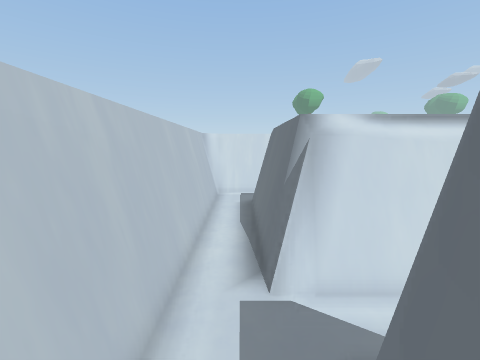
View 1 (above)

15 first-person views from a walk through a 3-D level made in the Unity game engine. The camera is 1.4 m above the floor, tilts 8° down and sees 90° across. The floor is counted in squares, 0.5 m on a side. Each view is taken from the middle of a square. On the plan, view 1 faces up. The plan holds only what a view shows up to about 18 squares ahead; the rest is blank. The place goes on beyond the plan. The player character is not drawn.

View 2
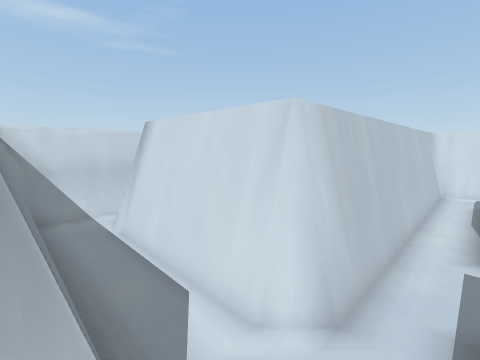

View 3
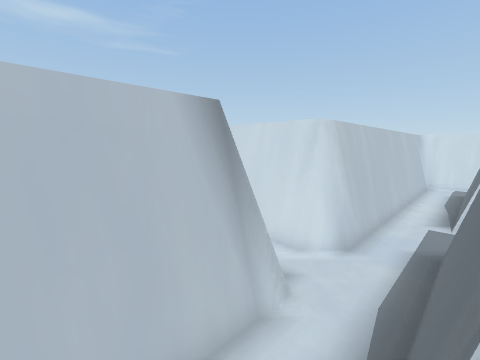

View 4
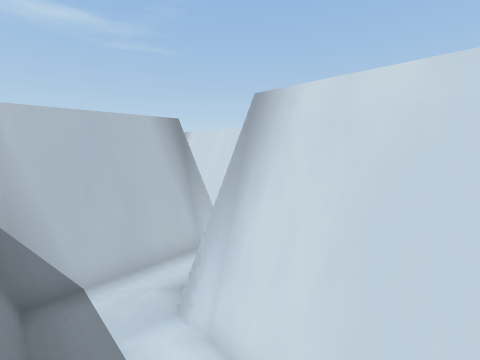

View 5
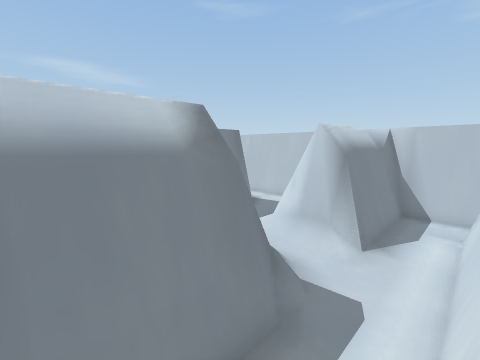

View 6
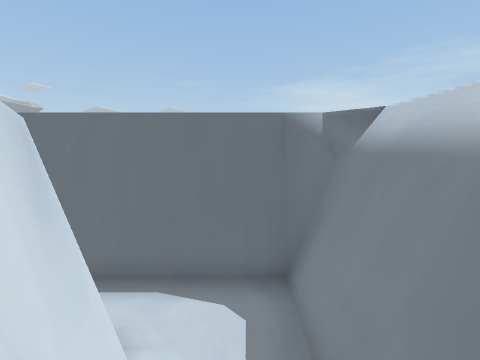

View 7
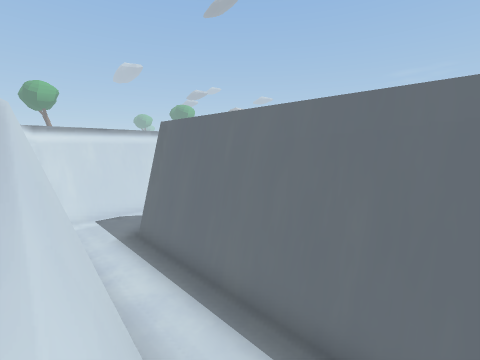

View 8
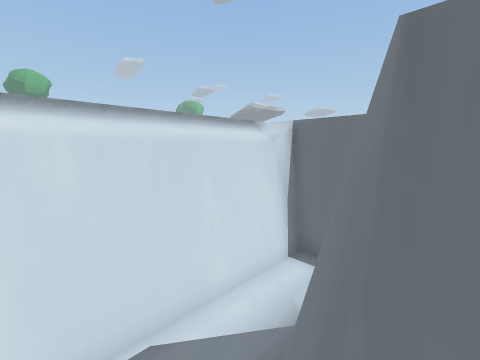

View 9
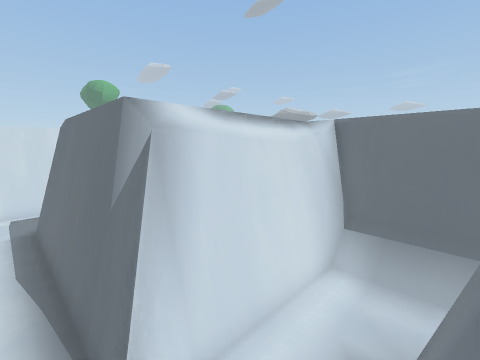

View 10
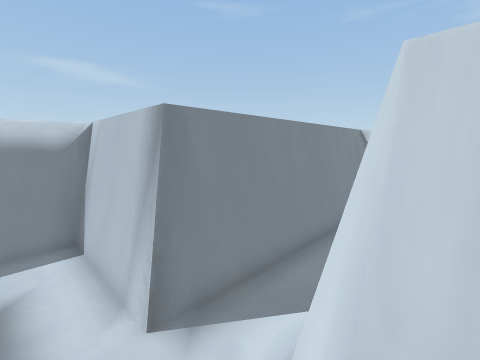

View 11
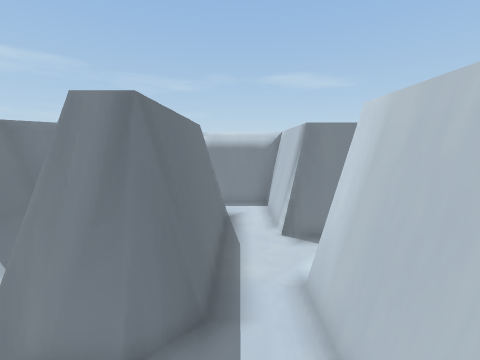

View 12
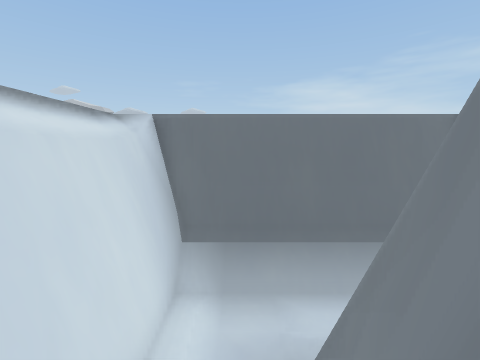

View 13
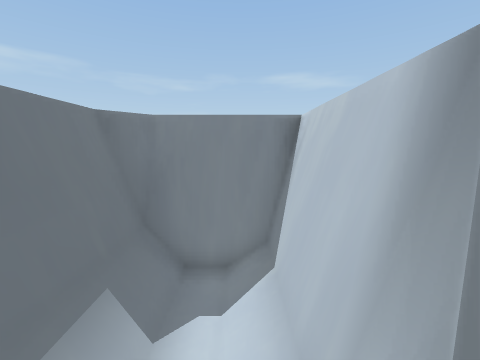

View 14
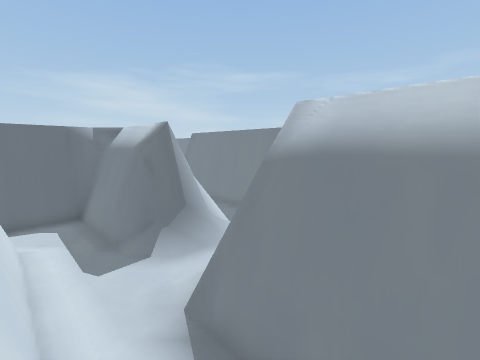

View 15
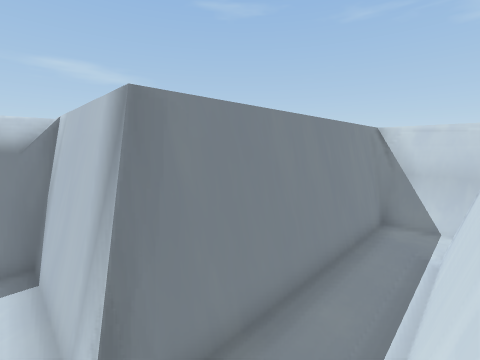

### Floor plan
Key: @ floor where view 1 was taken; # wall or solid block; . floor; / step, stairs or slope; = window, fence, low wall or low ledge.
Columns run from 13 left of view 1 to 16 right of it. Each row starts with its distance up from view 1.
 15             ####
 14             #..
 13             #..
 12             #.#
 11             #.#
 10             #.#
  9             #.#
  8             #.#
  7             #.#
  6             #.#
  5             #.## ########
  4             #..####=#  #######
  3             #......=#  ......#
  2 ##         ##.###//=##=..#
  1 ##=   ######..###//=##=.##
  0 ##=.=#######.@###//=##=.##
 -1 ##=...........###//=##=.##
 -2 ##=#..........###/#=##=.##
 -3 ############..########=.##
 -4            #..########=.##
 -5            #..#######=..##
 -6            ##...........##
 -7            #=====...====##
 -8            #####=/.=######
 -9            ######//=#####

Where each view was taken, in squares from view 1:
view 1: 0 up, 0 right, facing up
view 2: 3 down, 0 right, facing up-left
view 3: 6 down, 1 right, facing up-left
view 4: 7 down, 4 right, facing up-left
view 5: 5 down, 10 right, facing down-left
view 6: 6 down, 6 right, facing right
view 7: 6 down, 8 right, facing up-right
view 8: 1 up, 10 right, facing up-right
view 9: 2 up, 0 right, facing up-right
view 10: 1 up, 0 right, facing down-left
view 11: 5 up, 0 right, facing down
view 12: 3 up, 1 right, facing right
view 13: 3 up, 4 right, facing down
view 14: 5 down, 0 right, facing down-right
view 15: 0 up, 1 left, facing down-left
